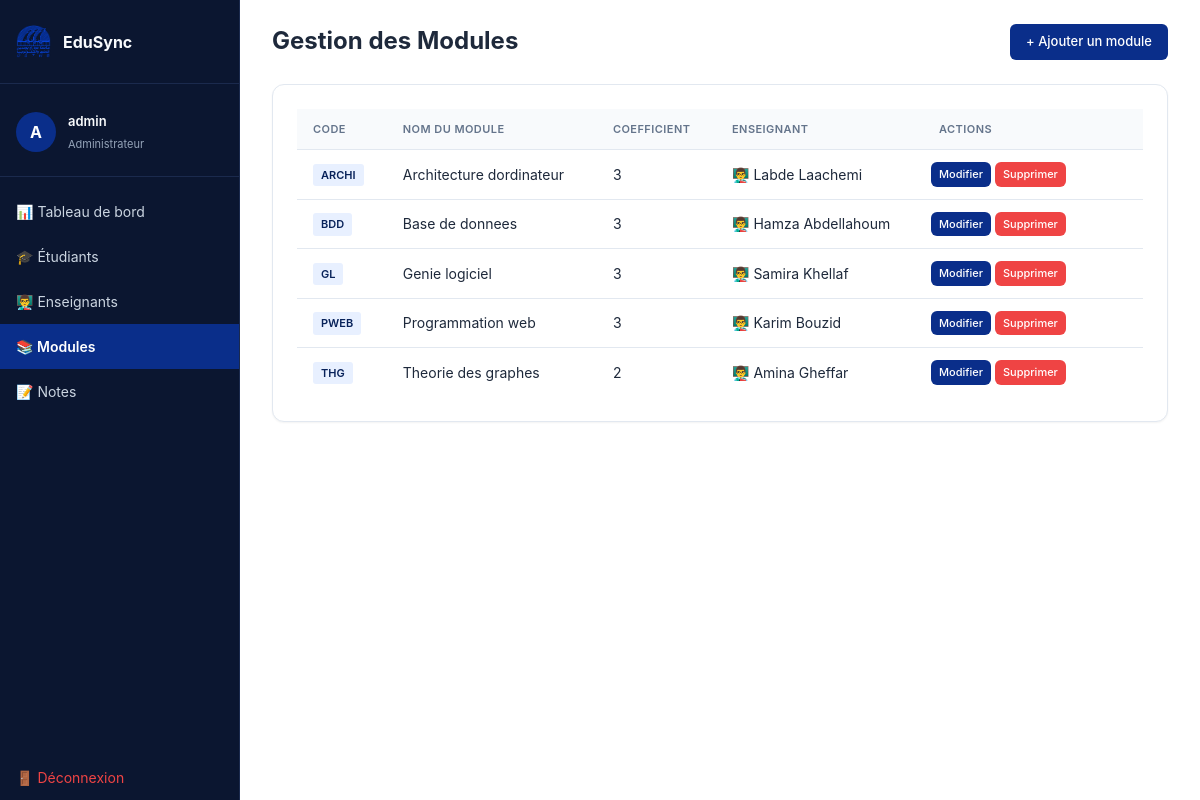
Page /admin/modules.php (signed in) on the committed database.
### tables this page shows
CREATE TABLE IF NOT EXISTS modules (
    id          INT AUTO_INCREMENT PRIMARY KEY,
    code          VARCHAR(20) NOT NULL UNIQUE,
    title       VARCHAR(150) NOT NULL,
    coefficient   INT NOT NULL DEFAULT 1,
    teacher_id  INT NOT NULL,         
    FOREIGN KEY (teacher_id) REFERENCES teachers(id)
        ON DELETE CASCADE
);

CREATE TABLE IF NOT EXISTS teachers (
    id          INT AUTO_INCREMENT PRIMARY KEY,
    last_name             VARCHAR(80)  NOT NULL,
    first_name            VARCHAR(80)  NOT NULL,
    email                 VARCHAR(120) NOT NULL UNIQUE,
    subject     VARCHAR(100),
    password_hash         VARCHAR(255) NOT NULL,
    must_change_password  TINYINT(1)   NOT NULL DEFAULT 1,
    is_active             TINYINT(1)   NOT NULL DEFAULT 1,
    created_at            TIMESTAMP    DEFAULT CURRENT_TIMESTAMP
);

### admin/modules.php (the view, shortened to what this page needs)
<?php
require_once '../config/db.php';
$modules = $pdo->query("
    SELECT m.id, m.code, m.title, m.coefficient,
           t.first_name, t.last_name
    FROM modules m
    LEFT JOIN teachers t ON m.teacher_id = t.id
    ORDER BY m.code ASC
")->fetchAll();
require_once '../includes/header.php';
?>
<div class="page-header">
    <h1>Gestion des Modules</h1>
    <a href="add_module.php" class="btn btn-primary">+ Ajouter un module</a>
</div>
<div class="card">
    <table>
        <thead>
            <tr>
                <th>Code</th>
                <th>Nom du module</th>
                <th>Coefficient</th>
                <th>Enseignant</th>
                <th>Actions</th>
            </tr>
        </thead>
        <tbody>
        <?php if (empty($modules)): ?>
            <tr>
                <td colspan="5" class="empty-state">
                    Aucun module trouvé.
                </td>
            </tr>
        <?php else: ?>
            <?php foreach ($modules as $m): ?>
            <tr>
                <td><span class="badge blue"><?= htmlspecialchars($m['code']) ?></span></td>
                <td><?= htmlspecialchars($m['title']) ?></td>
                <td><?= htmlspecialchars($m['coefficient']) ?></td>
                <td>
                    <?php if ($m['first_name']): ?>
                        👨‍🏫 <?= htmlspecialchars($m['first_name'] . ' ' . $m['last_name']) ?>
                    <?php else: ?>
                        <span class="text-secondary">(Non assigné)</span>
                    <?php endif; ?>
                </td>
                <td>
                    <a href="edit_module.php?id=<?= $m['id'] ?>"
                       class="btn btn-primary">Modifier</a>
                    <a href="modules.php?delete=<?= $m['id'] ?>"
                       class="btn btn-danger"
                       onclick="return confirm('Supprimer ce module ?')">Supprimer</a>
                </td>
            </tr>
            <?php endforeach; ?>
        <?php endif; ?>
        </tbody>
    </table>
</div>
<?php require_once '../includes/footer.php'; ?>

### assets/css/colors.css (style rules this page uses)
:root { --primary: #3b82f6; --primary-light: #eff6ff; --success: #10b981; --success-dark: #166534; --success-light: #16a34a; --danger: #ef4444; --danger-dark: #991b1b; --warning: #f59e0b; --warning-light: #fbbf24; --info: #06b6d4; --dark: #0f172a; --gray-100: #f1f5f9; --gray-200: #e2e8f0; --gray-300: #cbd5e1; --gray-400: #94a3b8; --gray-500: #64748b; --gray-600: #475569; --light: #f8fafc; --online: #10b981; --offline: #cbd5e1; --offline-text: #475569; --never: #94a3b8; }
.badge { display: inline-block; padding: 3px 8px; border-radius: 3px; font-size: 11px; font-weight: 600; text-align: center; }

### assets/css/variables.css (style rules this page uses)
:root { --color-primary: #0A2E8A; --color-primary-dark: #08225a; --color-primary-light: #e8f0ff; --color-text: #1e293b; --color-text-secondary: #64748b; --color-text-tertiary: #94a3b8; --color-bg-white: #fff; --color-bg-secondary: #f8fafc; --color-bg-dark: #0f172a; --color-border: #d1d5db; --color-border-light: #e2e8f0; --color-green: #10b981; --color-green-light: #e6f7ee; --color-amber: #f59e0b; --color-amber-light: #fef3e0; --color-red: #ef4444; --color-red-light: #fee2e2; --color-purple: #8b5cf6; --color-purple-light: #ede9fe; --color-coral: #ff6b6b; --color-coral-light: #ffe0e0; --shadow-sm: 0 1px 2px rgba(0, 0, 0, 0.05); --shadow-md: 0 4px 6px rgba(0, 0, 0, 0.1); --shadow-lg: 0 10px 40px rgba(0, 0, 0, 0.2); --radius-md: 6px; --radius-lg: 12px; --font-family: -apple-system, BlinkMacSystemFont, "Segoe UI", Roboto, "Helvetica Neue", Arial, sans-serif; --font-size-xs: 11px; --font-size-sm: 12px; --font-size-base: 13px; --font-size-md: 14px; --font-size-lg: 16px; --font-size-xl: 18px; --font-size-2xl: 24px; --font-size-3xl: 28px; --spacing-xs: 4px; --spacing-sm: 8px; --spacing-md: 12px; --spacing-lg: 16px; --spacing-xl: 20px; --spacing-2xl: 24px; --spacing-3xl: 32px; --transition-fast: 0.15s ease; --transition-normal: 0.3s ease; --transition-slow: 0.6s ease; --sidebar-width: 240px; --navbar-height: 62px; --max-content-width: 1040px; }

### assets/css/global.css (style rules this page uses)
* { margin: 0; padding: 0; box-sizing: border-box; }
html { scroll-behavior: smooth; }
body { font-family: var(--font-family); font-size: var(--font-size-md); color: var(--color-text); background: var(--color-bg-white); line-height: 1.5; }
h1, h2, h3, h4, h5, h6 { font-weight: 600; line-height: 1.2; }
h1 { font-size: var(--font-size-3xl); }
a { color: inherit; text-decoration: none; transition: color var(--transition-fast); }
table { width: 100%; border-collapse: collapse; font-size: var(--font-size-md); }
thead tr { background: var(--color-bg-secondary); }
th, td { padding: var(--spacing-md) var(--spacing-lg); text-align: left; border-bottom: 1px solid var(--color-border-light); }
th { font-weight: 600; color: var(--color-text-secondary); font-size: var(--font-size-xs); text-transform: uppercase; letter-spacing: 0.04em; }
tr:last-child td { border-bottom: none; }

### assets/css/components.css (style rules this page uses)
.btn, button { display: inline-block; padding: var(--spacing-sm) var(--spacing-lg); border-radius: var(--radius-md); font-size: var(--font-size-base); font-weight: 500; cursor: pointer; border: none; text-decoration: none; transition: all var(--transition-fast); font-family: var(--font-family); }
.btn-primary, .btn-full { background: var(--color-primary); color: #fff; }
.btn-danger { background: var(--color-red); color: #fff; }
.badge { display: inline-block; padding: var(--spacing-xs) var(--spacing-md); border-radius: 20px; font-size: var(--font-size-xs); font-weight: 600; white-space: nowrap; }
.badge.blue { background: var(--color-primary-light); color: var(--color-primary-dark); }
.card { background: var(--color-bg-white); border-radius: var(--radius-lg); padding: var(--spacing-2xl); box-shadow: var(--shadow-sm); border: 1px solid var(--color-border-light); }
table td:last-child { width: auto; min-width: auto; }
table td:last-child a.btn { display: inline-block !important; margin-bottom: var(--spacing-sm); }

### assets/css/pages.css (style rules this page uses)
.page-header { display: flex; justify-content: space-between; align-items: center; margin-bottom: var(--spacing-2xl); }
.page-header h1 { font-size: var(--font-size-2xl); font-weight: 700; color: var(--color-text); }
table td:last-child { width: 220px; min-width: 220px; padding: var(--spacing-md) var(--spacing-sm) !important; }
table td:last-child a.btn { display: inline-block !important; float: left; margin-right: var(--spacing-xs) !important; margin-bottom: 0 !important; padding: var(--spacing-xs) var(--spacing-sm) !important; font-size: var(--font-size-xs) !important; }

### rows in the picture
modules: code "ARCHI", title "Architecture dordinateur", coefficient "3", teacher.last_name "Labde Laachemi"
modules: code "BDD", title "Base de donnees", coefficient "3", teacher.last_name "Hamza Abdellahoum"
modules: code "GL", title "Genie logiciel", coefficient "3", teacher.last_name "Samira Khellaf"
modules: code "PWEB", title "Programmation web", coefficient "3", teacher.last_name "Karim Bouzid"
modules: code "THG", title "Theorie des graphes", coefficient "2", teacher.last_name "Amina Gheffar"

### other values in the picture
substr($_SESSION['user_name'], 0, 1) "A"
$_SESSION['user_name'] "admin"
